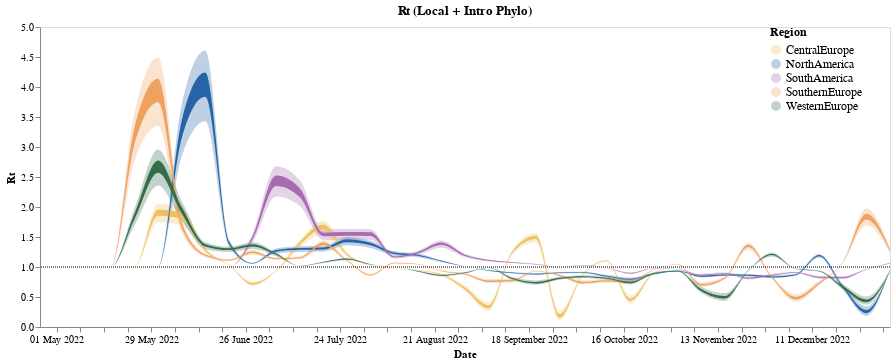

The notebook cell saved with this chart:
### Code cell
line2 = alt.Chart(summary_rt_local_and_intro_df, title = "Rt (Local + Intro Phylo)").mark_area(interpolate='monotone', opacity = 1 ,color = "#f58518").encode(
    alt.X('date:T', axis=alt.Axis(title="Date", grid=False,format="%B %Y")),
    alt.Y('lower_hpd_log_50',axis=alt.Axis(title=" Rt", grid=False)),# scale=alt.Scale(domain=(0.6, 1.3))),
    alt.Y2('upper_hpd_log_50' ),
    alt.Color("deme",legend=alt.Legend(title= "Region",offset = -120, labelFontSize = 12, titleFontSize = 12))
).properties(
    width=850,
    height=300
).transform_filter(
   (datum.lower_hpd_log_50 >0) #& (datum.upper_hpd_log_50 < 4)
)
band2 = alt.Chart(summary_rt_local_and_intro_df).mark_area(
    opacity=0.3, interpolate='monotone', color = "#f58518"
).encode(
    alt.X('date:T', axis=alt.Axis(title="Date", grid=False,format="%d %B %Y")),
    alt.Y('lower_hpd_log_95', axis=alt.Axis(title="", grid=False)),# scale=alt.Scale(domain=(0.6, 1.3))),
    alt.Y2('upper_hpd_log_95'), 
    alt.Color("deme",  scale=alt.Scale(range=range_))
).properties(
    width=850,
    height=300
).transform_filter(
    (datum.lower_hpd_log_95 >0) #& (datum.upper_hpd_log_95 < 4)
)

phlyo_rt_plot = band2 + line2 +one_line
phlyo_rt_plot

### Figure 1 — Vega-Lite specification as saved in the notebook (floating-point values rounded to 4 significant figures; data arrays with more than 128 entries replaced by an {"elided": "..."} marker saying what was removed)
{"config": {"view": {"continuousWidth": 400, "continuousHeight": 300}}, "layer": [{"mark": {"type": "area", "color": "#f58518", "interpolate": "monotone", "opacity": 0.3}, "encoding": {"color": {"field": "deme", "scale": {"range": ["#EEC060", "#2664A5", "#A76BB1", "#EEA160", "#356D4C"]}, "type": "nominal"}, "x": {"axis": {"format": "%d %B %Y", "grid": false, "title": "Date"}, "field": "date", "type": "temporal"}, "y": {"axis": {"grid": false, "title": ""}, "field": "lower_hpd_log_95", "type": "quantitative"}, "y2": {"field": "upper_hpd_log_95"}}, "height": 300, "transform": [{"filter": "(datum.lower_hpd_log_95 > 0)"}], "width": 850}, {"mark": {"type": "area", "color": "#f58518", "interpolate": "monotone", "opacity": 1}, "encoding": {"color": {"field": "deme", "legend": {"labelFontSize": 12, "offset": -120, "title": "Region", "titleFontSize": 12}, "type": "nominal"}, "x": {"axis": {"format": "%B %Y", "grid": false, "title": "Date"}, "field": "date", "type": "temporal"}, "y": {"axis": {"grid": false, "title": " Rt"}, "field": "lower_hpd_log_50", "type": "quantitative"}, "y2": {"field": "upper_hpd_log_50"}}, "height": 300, "title": "Rt (Local + Intro Phylo)", "transform": [{"filter": "(datum.lower_hpd_log_50 > 0)"}], "width": 850}, {"data": {"name": "data-0f80976e06af035141dd0a0f11df9332"}, "mark": {"type": "rule", "strokeDash": [1, 1]}, "encoding": {"y": {"field": "y", "type": "quantitative"}}, "height": 300, "width": 850}], "data": {"name": "data-8d64021fbed9adede626bb485eff9c84"}, "$schema": "https://vega.github.io/schema/vega-lite/v4.17.0.json", "datasets": {"data-8d64021fbed9adede626bb485eff9c84": {"elided": "185 records"}, "data-0f80976e06af035141dd0a0f11df9332": [{"y": 1.0}]}}
